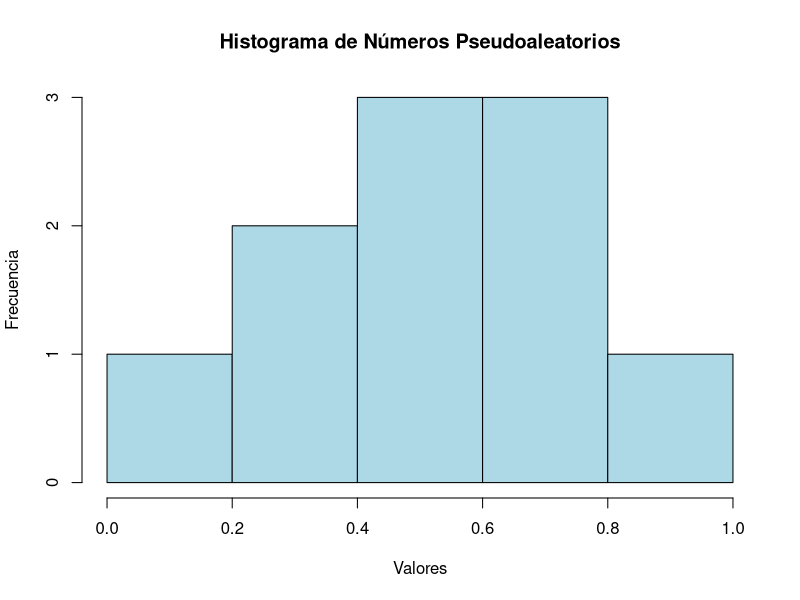
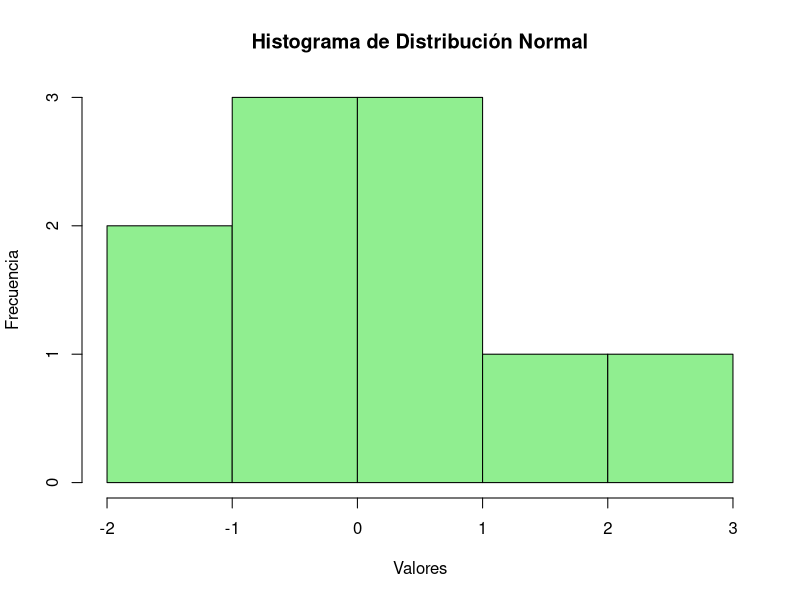

Write the R code that produced these figures, in order.
# EJEMPLO DE NÚMEROS PSEUDOALEATORIOS EN R

# 1. Generar 10 números aleatorios uniformes entre 0 y 1
numeros <- runif(10, min = 0, max = 1)
cat("Números pseudoaleatorios generados:\n")
print(numeros)

# 2. Graficar los números generados
hist(numeros, 
     main = "Histograma de Números Pseudoaleatorios",
     xlab = "Valores",
     ylab = "Frecuencia",
     col = "lightblue",
     border = "black")

# 3. Ejemplo con distribución normal
numeros_normales <- rnorm(10, mean = 0, sd = 1)
cat("\nNúmeros pseudoaleatorios con distribución normal:\n")
print(numeros_normales)

# Graficar los números normales
hist(numeros_normales, 
     main = "Histograma de Distribución Normal",
     xlab = "Valores",
     ylab = "Frecuencia",
     col = "lightgreen",
     border = "black")

